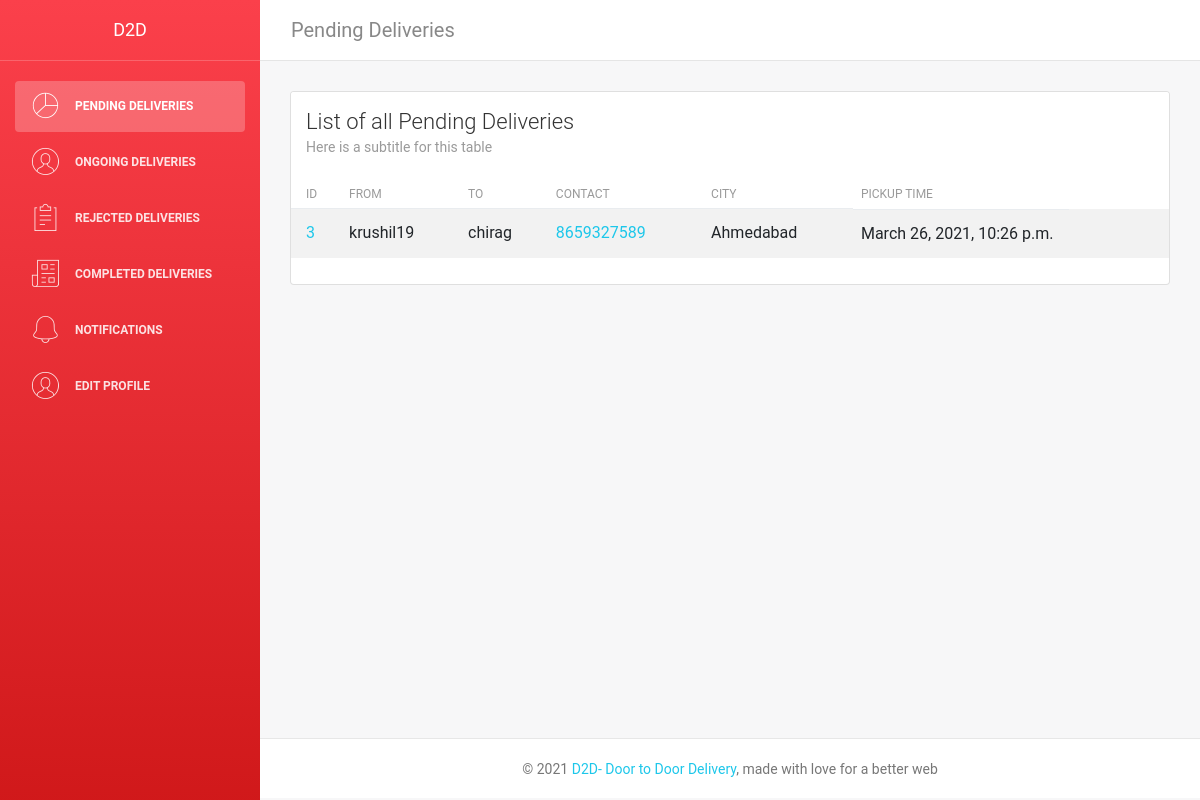
/delivery/ (signed in), run on the app's committed database.
### delivery_person/models.py (models this page shows)
class Order(models.Model):
    order_id = models.AutoField
    requester_name = models.CharField(max_length=50, default="")
    sender_name = models.CharField(max_length=50, default="")
    receiver_name = models.CharField(max_length=50, default="")
    product_name = models.CharField(max_length=50, default="")
    product_weight = models.CharField(max_length=50, default="")
    contact_number = models.CharField(max_length=12, default="")
    pickup_address = models.TextField(max_length=250, default="")
    delivery_address = models.TextField(max_length=250, default="")
    delivery_city = models.TextField(max_length=50, default="")
    DateTime =  models.DateTimeField(auto_now=True)

### D2D/decorators.py (the view)
        def wrapper_func(request, *args, **kwargs):
            group = None
            if request.user.groups.exists():
                group = request.user.groups.all()[0].name
            if group in allowed_roles:
                return view_func(request, *args, **kwargs)
            else:
                return HttpResponse('You are not authorized to view this page')

### delivery_person/views.py (called while the page is built)
@login_required(login_url='/D2D-Login?')
@allowed_users(allowed_roles=['Delivery_person'])
def deliverydashboard(request):
    order = Order.objects.all()
    return render(request, 'deliveryperson/dashboard.html', {'order' : order})

### delivery_person/templates/deliveryperson/dashboard.html (shortened to what this page needs)
<!DOCTYPE html>
<html lang="en">
{% load static %}
<head>
    <link rel="stylesheet" href="https://maxcdn.bootstrapcdn.com/font-awesome/latest/css/font-awesome.min.css" />
    <link href="{% static 'css/d_bootstrap.min.css' %}" rel="stylesheet" />
    <link rel="stylesheet" href="{% static 'css/d_dashboard_style.css' %}">
</head>
{% block content %}
<body>
    <div class="wrapper">
        <div class="sidebar" data-color="red">
            <div class="sidebar-wrapper">
                <div class="logo">
                    <a href="#" class="simple-text"> D2D </a>
                </div>
                <ul class="nav">
                    <li class="nav-item active">
                        <a class="nav-link" href="{% url 'delivery_dashboard' %}">
                            <i class="nc-icon nc-chart-pie-35"></i>
                            <p>Pending Deliveries</p>
                        </a>
                    </li>
                    <li>
                        <a class="nav-link" href="{% url 'ongoing' %}">
                            <i class="nc-icon nc-circle-09"></i>
                            <p>Ongoing Deliveries</p>
                        </a>
                    </li>
                    <li>
                        <a class="nav-link" href="  {% url 'rejected' %}">
                            <i class="nc-icon nc-notes"></i>
                            <p>Rejected Deliveries</p>
                        </a>
                    </li>
                    <li>
                        <a class="nav-link" href=" {% url 'completed' %}">
                            <i class="nc-icon nc-paper-2"></i>
                            <p>Completed Deliveries</p>
                        </a>
                    </li>
                    <li>
                        <a class="nav-link" href="  {% url 'notifications' %}">
                            <i class="nc-icon nc-bell-55"></i>
                            <p>Notifications</p>
                        </a>
                    </li>
                    <li>
                        <a class="nav-link" href="  {% url 'user' %}">
                            <i class="nc-icon nc-circle-09"></i>
                            <p>Edit Profile</p>
                        </a>
                    </li>
                </ul>
            </div>
        </div>
        <div class="main-panel">
            <nav class="navbar navbar-expand-lg" color-on-scroll="500">
                <div class="container-fluid">
                    <a class="navbar-brand" href="#"> Pending Deliveries </a>
                    <div class="collapse navbar-collapse justify-content-end" id="navigation">
                        <ul class="nav navbar-nav mr-auto">
                        </ul>
                    </div>
                </div>
            </nav>
            <div class="content">
                <div class="container-fluid">
                    <div class="row">
                        <div class="col-md-12">
                            <div class="card strpied-tabled-with-hover">
                                <div class="card-header">
                                    <h4 class="card-title">List of all Pending Deliveries</h4>
                                    <p class="card-category">
                                        Here is a subtitle for this table
                                    </p>
                                </div>
                                <div class="card-body table-full-width table-responsive">
                                    <table class="table table-hover table-striped">
                                        <thead>
                                            {% if order %}
                                            <th>ID</th>
                                            <th>From</th>
                                            <th>To</th>
                                            <th>Contact</th>
                                            <th>City</th>
                                            <th>Pickup time</th>
                                        </thead>
                                        <tbody>
                                            <tr>
                                                {% for o in order %}
                                                <td><a href="{% url 'viewpendingorders' o.id %}">{{o.id}}</a></td>
                                                <td>{{o.sender_name}}</td>
                                                <td>{{o.receiver_name}}{{o.requester_name}}</td>
                                                <td><a href="tel:{{s.contact_number}}"> {{o.contact_number}}</a></td>
                                                <td>{{o.delivery_city}}</td>
                                                <td>{{o.DateTime}}</td>
                                            </tr>{% endfor %}{% endif %}
                                        </tbody>
                                    </table>
                                </div>
                            </div>
                        </div>
                    </div>
                </div>
            </div>
            <footer class="footer">
                <div class="container-fluid">
                    <p class="copyright text-center">
                        ©
                        <a href="">D2D- Door to Door Delivery</a>, made with love for a better web
                    </p>
                </div>
            </footer>
        </div>
    </div>
</body>
{% endblock %}
</html>

### data on the page
Order: id "3", sender_name "krushil19", receiver_name "chirag", contact_number "8659327589", delivery_city "Ahmedabad", DateTime "March 26, 2021, 10:26 p.m."
